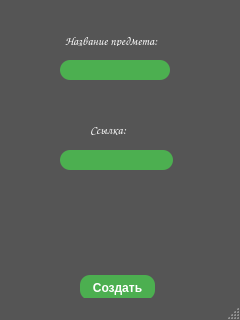
<?xml version="1.0" encoding="UTF-8"?>
<ui version="4.0">
    <class>UiCreateLessonsWindow</class>
    <widget class="QMainWindow" name="UiCreateLessonsWindow">
        <property name="enabled">
            <bool>true</bool>
        </property>
        <property name="geometry">
            <rect>
                <x>0</x>
                <y>0</y>
                <width>240</width>
                <height>320</height>
            </rect>
        </property>
        <property name="sizePolicy">
            <sizepolicy hsizetype="Fixed" vsizetype="Fixed">
                <horstretch>0</horstretch>
                <verstretch>32</verstretch>
            </sizepolicy>
        </property>
        <property name="minimumSize">
            <size>
                <width>240</width>
                <height>320</height>
            </size>
        </property>
        <property name="maximumSize">
            <size>
                <width>240</width>
                <height>320</height>
            </size>
        </property>
        <property name="baseSize">
            <size>
                <width>0</width>
                <height>0</height>
            </size>
        </property>
        <property name="font">
            <font>
                <family>Comic Sans MS</family>
            </font>
        </property>
        <property name="cursor">
            <cursorShape>ArrowCursor</cursorShape>
        </property>
        <property name="windowTitle">
            <string>Создать свой урок</string>
        </property>
        <property name="styleSheet">
            <string notr="true">QMainWindow {background-color: #555}</string>
        </property>
        <property name="locale">
            <locale language="Russian" country="Russia"/>
        </property>
        <widget class="QWidget" name="centralwidget">
            <widget class="QLineEdit" name="lineEdit">
                <property name="enabled">
                    <bool>true</bool>
                </property>
                <property name="geometry">
                    <rect>
                        <x>60</x>
                        <y>60</y>
                        <width>110</width>
                        <height>20</height>
                    </rect>
                </property>
                <property name="minimumSize">
                    <size>
                        <width>0</width>
                        <height>0</height>
                    </size>
                </property>
                <property name="styleSheet">
                    <string notr="true">QLineEdit {border-radius: 10px; color: white; background-color: #4CAF50;
                        font-family: Comic Sans MS, sans-serif; font: bold}
                    </string>
                </property>
                <property name="text">
                    <string/>
                </property>
            </widget>
            <widget class="QPushButton" name="pushButton">
                <property name="geometry">
                    <rect>
                        <x>80</x>
                        <y>275</y>
                        <width>75</width>
                        <height>25</height>
                    </rect>
                </property>
                <property name="minimumSize">
                    <size>
                        <width>1</width>
                        <height>3</height>
                    </size>
                </property>
                <property name="maximumSize">
                    <size>
                        <width>16777215</width>
                        <height>16777208</height>
                    </size>
                </property>
                <property name="styleSheet">
                    <string notr="true">QPushButton {border-radius: 10px; color: #fff;text-align: center;font-size:
                        12px;font: bold;text-align: center;font-family: 'Comic Sans MS', sans-serif ;background-color:
                        #4CAF50}
                        QPushButton:hover{background-color: #fff; color: #000}
                    </string>
                </property>
                <property name="text">
                    <string>Создать</string>
                </property>
            </widget>
            <widget class="QLineEdit" name="lineEdit_1">
                <property name="geometry">
                    <rect>
                        <x>60</x>
                        <y>150</y>
                        <width>113</width>
                        <height>20</height>
                    </rect>
                </property>
                <property name="styleSheet">
                    <string notr="true">QLineEdit {border-radius: 10px; color: white; background-color: #4CAF50;
                        font-family: Comic Sans MS, sans-serif; font: bold}
                    </string>
                </property>
                <property name="text">
                    <string/>
                </property>
            </widget>
            <widget class="QLabel" name="label_1">
                <property name="enabled">
                    <bool>false</bool>
                </property>
                <property name="geometry">
                    <rect>
                        <x>90</x>
                        <y>125</y>
                        <width>45</width>
                        <height>10</height>
                    </rect>
                </property>
                <property name="styleSheet">
                    <string notr="true">QLabel {color: white; font-family: Comic Sans MS, sans-serif; font: bold}
                    </string>
                </property>
                <property name="text">
                    <string>Ссылка:</string>
                </property>
            </widget>
            <widget class="QLabel" name="label_2">
                <property name="enabled">
                    <bool>false</bool>
                </property>
                <property name="geometry">
                    <rect>
                        <x>65</x>
                        <y>36</y>
                        <width>105</width>
                        <height>10</height>
                    </rect>
                </property>
                <property name="styleSheet">
                    <string notr="true">QLabel {color: white; font-family: Comic Sans MS, sans-serif; font: bold}
                    </string>
                </property>
                <property name="text">
                    <string>Название предмета:</string>
                </property>
            </widget>
        </widget>
        <widget class="QMenuBar" name="menubar">
            <property name="geometry">
                <rect>
                    <x>0</x>
                    <y>0</y>
                    <width>240</width>
                    <height>21</height>
                </rect>
            </property>
        </widget>
        <widget class="QStatusBar" name="statusbar"/>
    </widget>
    <resources/>
    <connections/>
</ui>
